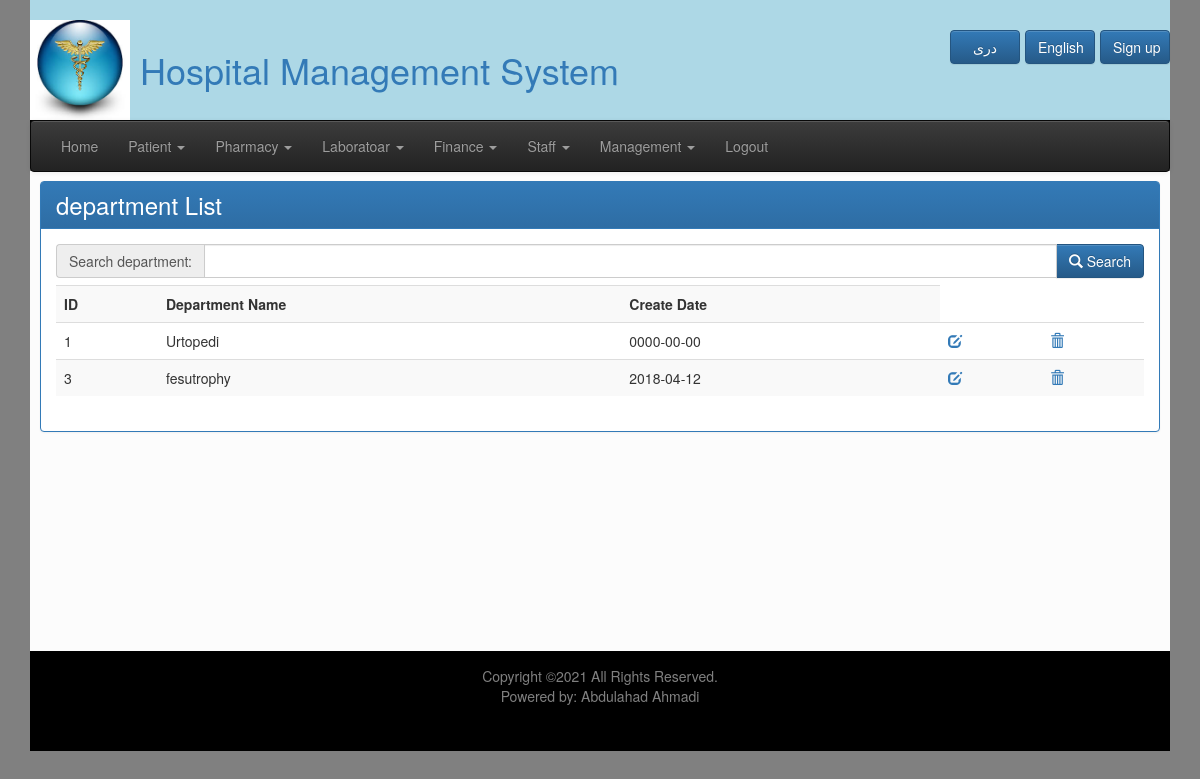
The page /department_list.php (signed in) on the database its author committed.
### tables this page shows
CREATE TABLE `department` (
  `department_id` int(11) NOT NULL,
  `name` varchar(32) NOT NULL,
  `create_date` date NOT NULL
);

### department_list.php (the view, shortened to what this page needs)
<?php require_once("connection.php"); ?>
<?php
    $condition = "";
    $department = mysqli_query($con, "SELECT * FROM department $condition");
    $row_department = mysqli_fetch_assoc($department);
    $totalRows_department =  mysqli_num_rows($department);
?>
<?php require_once("top.php"); ?>
<!DOCTYPE html>
<html lang="en">
<head>
</head>
<body>
        <div class="panel panel-primary">
            <div class="panel-heading">
                <h1>department List</h1>
            </div>
            <div class="panel-body">
            <form>
                <div class="input-group">
                    <span class="input-group-addon">
                        Search department:
                    </span>
                        <input class="form-control" type="text" name="search">
                <span class="input-group-btn">
                    <button class="btn btn-primary" type="submit">
                        <span class="glyphicon glyphicon-search"></span> Search
                    </button>
                </span>
                </div>
            </form>
            <?php if($totalRows_department > 0) {  ?>
            <div class="table-responsive">
                <table class="table table-striped">
                    <tr>
                        <th>ID</th>
                        <th>Department Name</th>
                        <th>Create Date</th>
                    </tr>
            <?php do{  ?>
                    <tr>
                        <td><?php echo $row_department["department_id"]; ?></td>
                        <td><?php echo $row_department["name"]; ?></td>
                        <td><?php echo $row_department["create_date"]; ?></td>
                        <td>
                            <a href="department_edit.php?department_id=<?php echo $row_department["department_id"]; ?>">
                                <span class="glyphicon glyphicon-edit"></span>
                            </a>
                        </td>
                        <td>
                            <a class="delete" href="department_delete.php?department_id=<?php echo $row_department["department_id"]; ?>">
                                <span class="glyphicon glyphicon-trash "></span>
                            </a>
                        </td>
                    </tr>
            <?php }while($row_department = mysqli_fetch_assoc($department)); ?>
                </table>
                </div>
            <?php }?>
            </div>
        </div>
</body>
</html>
<?php require_once("footer.php"); ?>

### css/style.css (style rules this page uses)
#content h1 { margin: 0%; }
.input-group { margin-bottom: 7px; }
.panel-heading h1 { margin: 0; font-size: 24px; margin-bottom: 0 !important; }
.input-group-addon { width: 110px; }
.input-group { width: 100%; }

### top.php (style rules this page uses)
body { background-color: gray; }

### rows shown on the page
department: department_id "1", name "Urtopedi", create_date "0000-00-00"
department: department_id "3", name "fesutrophy", create_date "2018-04-12"
